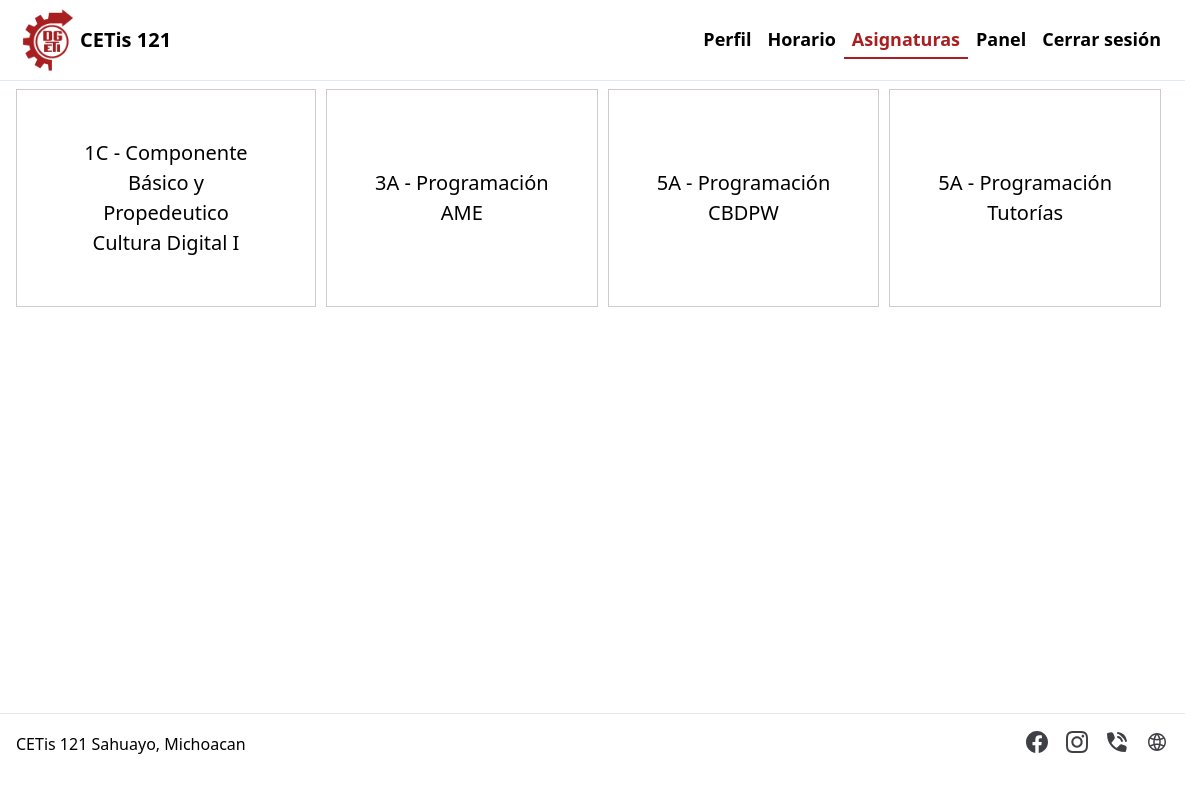
/subjects.php (signed in), run on the app's committed database.
### tables this page shows
create table
  `subjects` (
    `subject_id` int not null auto_increment primary key,
    `subject_name` varchar(150) not null,
    `initialism` varchar(20) not null
  );

create table
  `groups` (
    `group_id` int not null primary key auto_increment,
    `classroom` varchar(2) not null,
    `career_id` int not null,
    `group_semester` int not null,
    `group_letter` char(1) not null,
    `period` varchar(6) not null
  );

create table
  `careers` (
    `career_id` int not null auto_increment primary key,
    `career_name` varchar(100) not null,
    `abbreviation` varchar(20) not null
  );

### config.php (called while the page is built, shortened)
<?php
require_once __DIR__ . '/Database.php';
$db = new Database();

### Database.php (called while the page is built, shortened)
<?php
class Database
{
  private $host = 'localhost';
  private $db_name = 'asisweb';
  private $username = 'root';
  private $password = '2707';
  private $port = '3306';
  public $conn;
  public function getConnection()
  {
    try {
      $this->conn = new PDO('mysql:host=' . $this->host . ';port=' . $this->port . ';dbname=' . $this->db_name, $this->username, $this->password);
      $this->conn->exec('set names utf8');
    } catch (PDOException $e) {
      echo 'Error de conexión: ' . $e->getMessage();
    }
    return $this->conn;
  }
  public function closeConnection()
  {
    $this->conn = null;
  }
  public function fetch($sql, $params = [])
  {
    $stmt = $this->conn->prepare($sql);
    $stmt->execute($params);
    if ($stmt->rowCount() === 1) $result = $stmt->fetch(PDO::FETCH_ASSOC);
    else $result = $stmt->fetchAll(PDO::FETCH_ASSOC);
    return $result;
  }
}

### attendance/utils.php (called while the page is built, shortened)
<?php
function getSubjectsBySchedule($params, $db)
{
  $subjects = $db->fetch('SELECT subjects.subject_id, subjects.subject_name, subjects.initialism, groups.group_semester, groups.group_letter, careers.career_name FROM schedule
      INNER JOIN subjects ON schedule.subject_id = subjects.subject_id
      LEFT JOIN `groups` ON schedule.group_id = `groups`.group_id
      LEFT JOIN careers ON `groups`.career_id = careers.career_id
      WHERE schedule.user_id = :user_id
      ORDER BY groups.group_semester, groups.group_letter', $params);
  $subjects = array_unique($subjects, SORT_REGULAR);
  return $subjects;
}

### subjects.php (the view, shortened to what this page needs)
<?php
require_once './config.php';
require_once './attendance/utils.php';
$groups = getSubjectsBySchedule(['user_id' => $_SESSION['user']['user_id']], $db);
?>
<!DOCTYPE html>
<html lang="es">
<head>
  <link rel="stylesheet" href="./css/normalize.css">
  <link rel="stylesheet" href="./css/styles.css">
  <link rel="stylesheet" href="./css/modals.css">
  <link rel="stylesheet" href="./css/header.css">
  <link rel="stylesheet" href="./css/footer.css">
  <link rel="stylesheet" href="./css/subjects.css">
</head>
<body>
  <header id="top-header">
    <div class="container">
      <a class="logo" href="./profile.php">
        <img src="./images/logo.webp" alt="<?= LOGO_ALT ?>">
        <strong><?= SCHOOL_NAME ?></strong>
      </a>
      <nav id="menu">
        <ul>
          <li><a class="h-link" href="./profile.php">Perfil</a></li>
          <li><a class="h-link" href="./schedule.php">Horario</a></li>
          <li><a class="h-link active" href="./subjects.php">Asignaturas</a></li>
          <?php if ($_SESSION['user']['role']) { ?>
            <li><a class="h-link" href="./dashboard/index.php">Panel</a></li>
          <?php } ?>
          <li><button class="h-link" id="logout">Cerrar sesión</button></li>
        </ul>
      </nav>
    </div>
  </header>
  <main class="container">
    <section>
      <ul class="groups">
        <?php foreach ($groups as $group) { ?>
          <li class="group">
            <a href="./take-attendance.php?group_id=<?= $group['subject_id'] ?>">
              <span class="group"><?= $group['group_semester'] . $group['group_letter'] ?> - <?= $group['career_name'] ?></span>
              <span class="subject"><?= $group['initialism'] ? $group['initialism'] : $group['subject_name'] ?></span>
            </a>
          </li>
        <?php } ?>
      </ul>
    </section>
  </main>
  <footer id="bottom-footer">
    <span><?= FOOTER_ADDRESS ?></span>
    <ul>
      <li>
        <a class="f-link" href="https://www.facebook.com/Cetis121SahuayoBuhos" target="_blank" rel="noopener noreferrer">
          <img src="./icons/facebook.svg" alt="Facebook">
        </a>
      </li>
      <li>
        <a class="f-link" href="https://www.instagram.com/cetis_121_shy/" target="_blank" rel="noopener noreferrer">
          <img src="./icons/instagram.svg" alt="Instagram">
        </a>
      </li>
      <li>
        <a class="f-link" href="tel:3535322224" target="_blank" rel="noopener noreferrer">
          <img src="./icons/phone.svg" alt="Teléfono">
        </a>
      </li>
      <li>
        <a class="f-link" href="https://www.cetis121.edu.mx/" target="_blank" rel="noopener noreferrer">
          <img src="./icons/web.svg" alt="Sitio web">
        </a>
      </li>
    </ul>
  </footer>
</body>
</html>

### css/styles.css (style rules this page uses)
:root { --primary: 169 31 33; --gray-300: 226 232 240; --gray-500: 107 114 128; }
html { font-family: system-ui, -apple-system, BlinkMacSystemFont, "Segoe UI", Roboto, Oxygen, Ubuntu, Cantarell, "Open Sans", "Helvetica Neue", sans-serif; scroll-behavior: smooth; scrollbar-gutter: stable; }
.container { width: 100%; max-width: 1280px; margin: 0 auto; padding: 0.5rem 1rem; box-sizing: border-box; }

### css/header.css (style rules this page uses)
#top-header { background: #fff; border-bottom: 1px solid rgb(var(--gray-300)); font-size: 1.25rem; line-height: 1.75rem; z-index: 100; }
#top-header .container { display: flex; align-items: center; justify-content: space-between; }
#top-header .logo { display: flex; align-items: center; text-decoration: none; color: #000; }
#top-header .logo img { aspect-ratio: 1; width: 4rem; }
#top-header .logo strong { font-size: 1.25rem; font-weight: 600; line-height: 1; }
#menu { position: absolute; top: -100vh; left: 0; width: 100%; height: 100vh; background: #fff; display: flex; justify-content: center; align-items: center; transition: top 300ms; z-index: 100; }
#menu ul { display: flex; flex-direction: column; align-items: center; gap: 1rem; list-style: none; margin: 0; padding: 0; }
.h-link { cursor: pointer; display: inline-block; background: none; color: #000; font-weight: 600; line-height: inherit; text-decoration: none; padding: 0.25rem 0.5rem; border: none; border-bottom: 2px solid transparent; transition: color 300ms, border-bottom 300ms; }
.h-link.active { color: rgb(var(--primary)); border-bottom: 2px solid rgb(var(--primary)); }
@media screen and (min-width: 768px) { #menu { position: static; width: auto; height: auto; background: transparent; font-size: 1.125rem; line-height: 1.75rem; } }
@media screen and (min-width: 768px) { #menu ul { flex-direction: row; gap: 0; } }

### css/footer.css (style rules this page uses)
#bottom-footer { display: flex; gap: 1rem 0; flex-direction: column; justify-content: center; width: 100%; max-width: 1280px; padding: 1rem; margin: 0 auto; margin-top: 2rem; border-top: 1px solid rgb(var(--gray-300)); box-sizing: border-box; }
#bottom-footer ul { display: flex; gap: 1rem; margin: 0; padding: 0; list-style: none; }
.f-link { display: inline-block; transition: transform 0.2s ease-in-out, opacity 0.2s ease-in-out; }
@media screen and (min-width: 768px) { #bottom-footer { flex-direction: row; align-items: center; justify-content: space-between; } }

### css/subjects.css (style rules this page uses)
main { min-height: 75vh; }
.groups { display: flex; flex-wrap: wrap; align-items: stretch; list-style: none; margin: 0; padding: 0; gap: 10px; }
.group a { color: #000; width: 100%; max-width: 300px; height: 100%; display: flex; flex-direction: column; justify-content: center; align-items: center; background: #fff; border: 1px solid #ccc; padding: 3rem; text-align: center; box-sizing: border-box; text-decoration: none; font-size: 1.25rem; line-height: 1.5; transition: background-color 0.3s ease; }

### data on the page
subjects: groups.group_semester "1", groups.group_letter "C", careers.career_name "Componente Básico y Propedeutico", subject_name "Cultura Digital I"
subjects: groups.group_semester "3", groups.group_letter "A", careers.career_name "Programación", initialism "AME"
subjects: groups.group_semester "5", groups.group_letter "A", careers.career_name "Programación", initialism "CBDPW"
subjects: groups.group_semester "5", groups.group_letter "A", careers.career_name "Programación", subject_name "Tutorías"

### other printed values
SCHOOL_NAME "CETis 121"
FOOTER_ADDRESS "CETis 121 Sahuayo, Michoacan"
